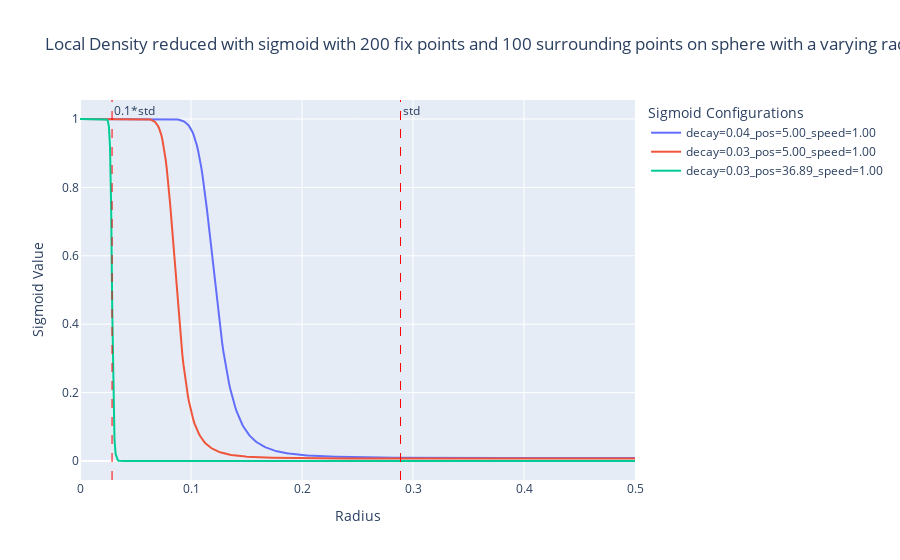

Write notebook code for a chart like this one.
### Markdown cell above
### Varying sigmoid parameters for local density on varying mean distance

### Code cell
# Characteristic qtt
std_decay = 0.1*fix_points.std()
avg_combined_score = (
    n_sphere_points * np.exp(-1)
    + np.sum(np.exp(-fix_distances / std_decay))
)

# Define sigmoid configurations
sigmoid_configs = [
    {'pos': 5,  'speed': 1,   'decay': 0.04},
    {'pos': 5,  'speed': 1,   'decay': 0.1 * fix_points.std()},
    {'pos': avg_combined_score,  'speed': 1,   'decay': 0.1*fix_points.std()},
]

# Compute variation of cumulated scores reduced with a sigmoid for each configuration
y_sigmoid = []
for config in sigmoid_configs:
    combined_scores = (
        n_sphere_points * np.exp(-radii / config['decay'])
        + np.sum(np.exp(-fix_distances / config['decay']))
    )
    
    y_sigmoid.append(sigmoid(combined_scores, config['pos'], config['speed'], increasing=True))

# Create a plot using Plotly
fig = go.Figure()

# Add a line for each sigmoid configuration
for i, y_values in enumerate(y_sigmoid):
    config = sigmoid_configs[i]
    fig.add_trace(go.Scatter(
        x=radii, 
        y=y_values, 
        mode='lines', 
        name=f"decay={config['decay']:.2f}_pos={config['pos']:.2f}_speed={config['speed']:.2f}"
    ))
fig.add_vline(
    x=fix_points.std(), 
    line_width=1, line_dash="dash", line_color="red", 
    annotation_text='std', annotation_position="top right"
)
fig.add_vline(
    x=0.1*fix_points.std(), 
    line_width=1, line_dash="dash", line_color="red", 
    annotation_text='0.1*std', annotation_position="top right"
)

# Update layout for better visualization
fig.update_layout(
    title=f'Local Density reduced with sigmoid with {n_fix_points} fix points and {n_sphere_points} surrounding points on sphere with a varying radius',
    xaxis_title='Radius',
    yaxis_title='Sigmoid Value',
    legend_title='Sigmoid Configurations'
)

# Show plot
fig.show()

### Figure 1 — Plotly figure (JSON) as saved in the notebook; plotly's stock layout.template omitted (floating-point values rounded to 4 significant figures; data arrays with more than 128 entries replaced by an {"elided": "..."} marker saying what was removed)
{"data": [{"mode": "lines", "name": "decay=0.04_pos=5.00_speed=1.00", "type": "scatter", "x": {"elided": "500 float values"}, "y": {"elided": "500 float values"}}, {"mode": "lines", "name": "decay=0.03_pos=5.00_speed=1.00", "type": "scatter", "x": {"elided": "500 float values"}, "y": {"elided": "500 float values"}}, {"mode": "lines", "name": "decay=0.03_pos=36.89_speed=1.00", "type": "scatter", "x": {"elided": "500 float values"}, "y": {"elided": "500 float values"}}], "layout": {"annotations": [{"showarrow": false, "text": "std", "x": 0.2888, "xanchor": "left", "xref": "x", "y": 1, "yanchor": "top", "yref": "y domain"}, {"showarrow": false, "text": "0.1*std", "x": 0.02888, "xanchor": "left", "xref": "x", "y": 1, "yanchor": "top", "yref": "y domain"}], "legend": {"title": {"text": "Sigmoid Configurations"}}, "shapes": [{"line": {"color": "red", "dash": "dash", "width": 1}, "type": "line", "x0": 0.2888, "x1": 0.2888, "xref": "x", "y0": 0, "y1": 1, "yref": "y domain"}, {"line": {"color": "red", "dash": "dash", "width": 1}, "type": "line", "x0": 0.02888, "x1": 0.02888, "xref": "x", "y0": 0, "y1": 1, "yref": "y domain"}], "title": {"text": "Local Density reduced with sigmoid with 200 fix points and 100 surrounding points on sphere with a varying radius"}, "xaxis": {"title": {"text": "Radius"}}, "yaxis": {"title": {"text": "Sigmoid Value"}}}}
